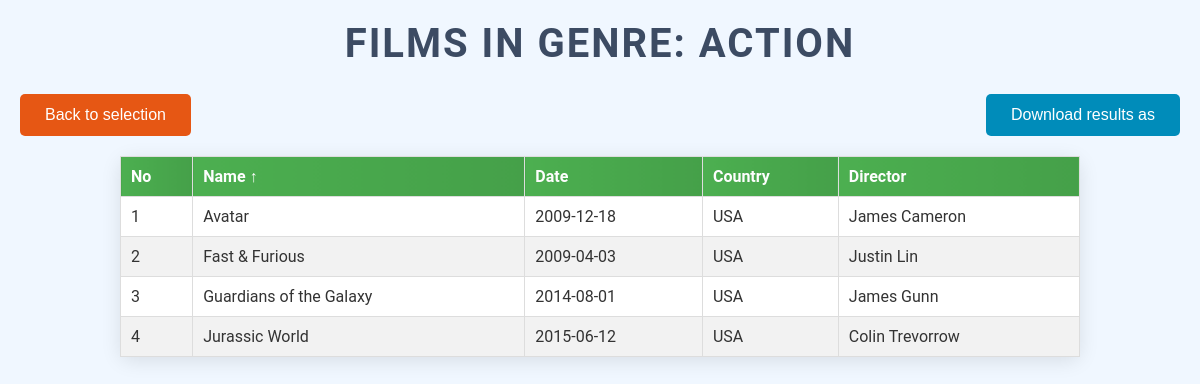
The app's page /get1.php?genreName=Action with its own data.
### tables this page shows
CREATE TABLE `film` (
  `ID_FILM` int(11) NOT NULL,
  `name` varchar(255) NOT NULL,
  `date` date NOT NULL,
  `country` varchar(255) NOT NULL,
  `FID_Quality` varchar(10) NOT NULL,
  `director` varchar(255) DEFAULT NULL
);

### get1.php (the view, shortened to what this page needs)
<?php
include("connect.php");
$genreName = $_GET["genreName"] ?? '';
$orderBy = $_GET["orderBy"] ?? 'f.name';
$orderDirection = $_GET["orderDirection"] ?? 'ASC';
$nextOrderDirection = 'ASC';
if ($orderDirection === 'ASC') {
    $nextOrderDirection = 'DESC';
} elseif ($orderDirection === 'DESC') {
    $nextOrderDirection = 'NONE';
}
try {
    $sqlSelect = "SELECT f.name, f.date, f.country, f.director
                  FROM film f
                  JOIN film_genre fg ON f.ID_FILM = fg.FID_Film
                  JOIN genre g ON fg.FID_Genre = g.ID_Genre
                  WHERE g.title = :genreName";
    if ($orderDirection !== 'NONE') {
        $sqlSelect .= " ORDER BY $orderBy $orderDirection";
    }
    $stmt = $dbh->prepare($sqlSelect);
    $stmt->bindValue(":genreName", $genreName);
    $stmt->execute();
    $res = $stmt->fetchAll(PDO::FETCH_ASSOC);
} catch (PDOException $ex) {
    echo "Error: " . $ex->getMessage();
    $res = [];
}
?>
<!DOCTYPE html>
<html lang="en">
<head>
    <link rel="stylesheet" href="styles_get.css">
</head>
<body>
    <h1>Films in Genre: <?= htmlspecialchars($genreName) ?></h1>
    <?php if (!empty($res)): ?>
        <div class="button-container">
            <button class="back-button" onclick="window.location.href='index.php';">Back to selection</button>
            <div class="dropdown">
                <button class="download-button">Download results as</button>
            </div>
        </div>
        <table id="results-table" border="1">
            <thead>
                <tr>
                    <th>No</th>
                    <th>
                        <a href="?genreName=<?= urlencode($genreName) ?>&orderBy=f.name&orderDirection=<?= $nextOrderDirection ?>">
                            Name <?= $orderBy === 'f.name' ? ($orderDirection === 'ASC' ? '↑' : ($orderDirection === 'DESC' ? '↓' : '')) : '' ?>
                        </a>
                    </th>
                    <th>
                        <a href="?genreName=<?= urlencode($genreName) ?>&orderBy=f.date&orderDirection=<?= $nextOrderDirection ?>">
                            Date <?= $orderBy === 'f.date' ? ($orderDirection === 'ASC' ? '↑' : ($orderDirection === 'DESC' ? '↓' : '')) : '' ?>
                        </a>
                    </th>
                    <th>
                        <a href="?genreName=<?= urlencode($genreName) ?>&orderBy=f.country&orderDirection=<?= $nextOrderDirection ?>">
                            Country <?= $orderBy === 'f.country' ? ($orderDirection === 'ASC' ? '↑' : ($orderDirection === 'DESC' ? '↓' : '')) : '' ?>
                        </a>
                    </th>
                    <th>
                        <a href="?genreName=<?= urlencode($genreName) ?>&orderBy=f.director&orderDirection=<?= $nextOrderDirection ?>">
                            Director <?= $orderBy === 'f.director' ? ($orderDirection === 'ASC' ? '↑' : ($orderDirection === 'DESC' ? '↓' : '')) : '' ?>
                        </a>
                    </th>
                </tr>
            </thead>
            <tbody>
                <?php foreach ($res as $index => $row): ?>
                    <tr>
                        <td><?= $index + 1 ?></td>
                        <td><?= htmlspecialchars($row['name']) ?></td>
                        <td><?= htmlspecialchars($row['date']) ?></td>
                        <td><?= htmlspecialchars($row['country']) ?></td>
                        <td><?= htmlspecialchars($row['director']) ?></td>
                    </tr>
                <?php endforeach; ?>
            </tbody>
        </table>
    <?php else: ?>
        <p>No films found in the genre <?= htmlspecialchars($genreName) ?>.</p>
    <?php endif; ?>
</body>
</html>

### styles_get.css (style rules this page uses)
body { font-family: 'Roboto', sans-serif; background-color: #f0f7ff; margin: 0; padding: 0; color: #333; }
h1 { color: #3c4b63; text-align: center; margin-top: 20px; font-size: 2.5em; text-transform: uppercase; letter-spacing: 2px; font-weight: bold; }
a { color: #fdfdfd; text-decoration: none; }
.button-container { display: flex; justify-content: space-between; margin: 20px; }
.back-button { background-color: #e65714; color: white; padding: 12px 25px; border: none; cursor: pointer; font-size: 16px; border-radius: 5px; transition: background-color 0.3s ease, transform 0.2s ease; }
.dropdown { position: relative; }
.dropdown button { background-color: #008CBA; color: white; padding: 12px 25px; border: none; cursor: pointer; font-size: 16px; border-radius: 5px; transition: background-color 0.3s ease, transform 0.2s ease; }
#results-table { width: 80%; margin: 20px auto; border-collapse: collapse; background-color: #ffffff; border: 1px solid #ddd; border-radius: 10px; box-shadow: 0px 4px 20px rgba(0, 0, 0, 0.1); }
#results-table th, #results-table td { padding: 10px; text-align: left; border-bottom: 1px solid #ddd; font-size: 16px; }
#results-table th { background: linear-gradient(90deg, #4CAF50, #45a049); color: white; font-weight: bold; }
#results-table tr:nth-child(even) { background-color: #f2f2f2; }
table, button { transition: all 0.3s ease-in-out; }

### records on screen
film: name "Avatar", date "2009-12-18", country "USA", director "James Cameron"
film: name "Fast & Furious", date "2009-04-03", country "USA", director "Justin Lin"
film: name "Guardians of the Galaxy", date "2014-08-01", country "USA", director "James Gunn"
film: name "Jurassic World", date "2015-06-12", country "USA", director "Colin Trevorrow"

### other values on screen
$genreName "ACTION"
